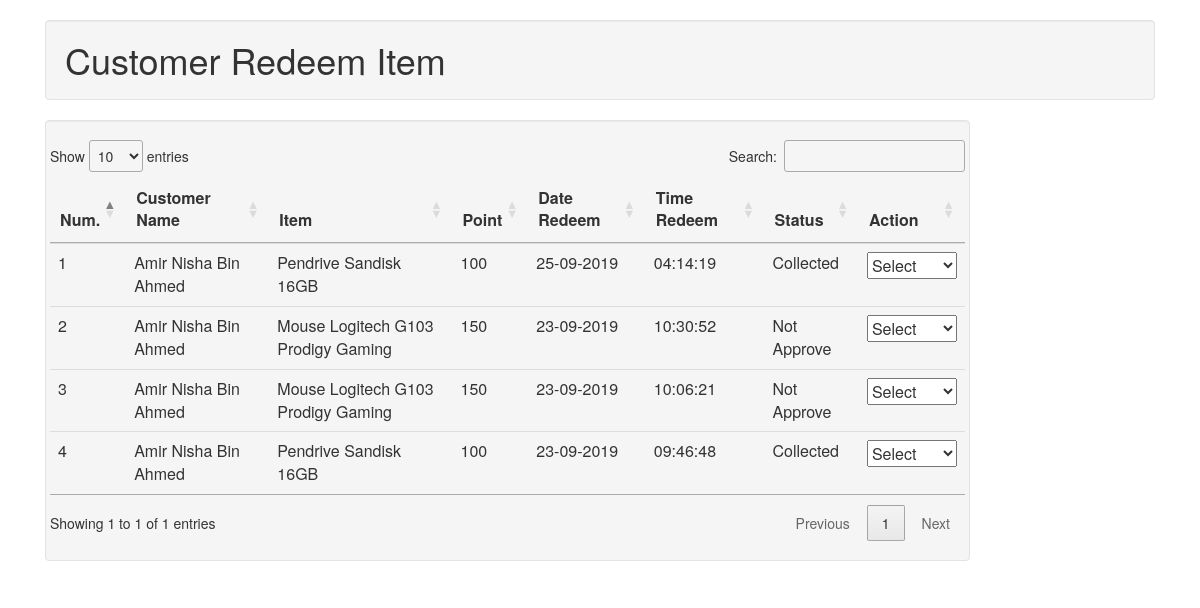
/collector/bekap/customerredeemitem.php (signed in), run on the app's committed database.
### tables this page shows
CREATE TABLE `historyredeem` (
  `id` int(11) NOT NULL,
  `ic_cus` varchar(1000) NOT NULL,
  `item` varchar(1000) NOT NULL,
  `point` varchar(1000) NOT NULL,
  `date` varchar(1000) NOT NULL,
  `time` varchar(1000) NOT NULL,
  `status` varchar(1000) NOT NULL
);

CREATE TABLE `costumer` (
  `costumer_id` int(10) NOT NULL,
  `costumer_type` varchar(50) NOT NULL,
  `costumer_name` varchar(1000) NOT NULL,
  `costumer_ic` varchar(50) NOT NULL,
  `costumer_contact` varchar(50) NOT NULL,
  `costumer_address` longtext NOT NULL,
  `costumer_daerah` text NOT NULL,
  `costumer_job` varchar(100) NOT NULL
);

### collector/bekap/customerredeemitem.php (the view, shortened to what this page needs)
<?php
	include("database/db_conection.php");
	?>
<html>
<head>
<link rel="stylesheet" type="text/css" media="screen"  href="https://cdn.datatables.net/1.10.19/css/jquery.dataTables.min.css">
<link rel="stylesheet" type="text/css" href="https://cdnjs.cloudflare.com/ajax/libs/twitter-bootstrap/4.1.3/css/bootstrap.css">
<link rel="stylesheet" type="text/css" href="https://cdn.datatables.net/1.10.19/css/dataTables.bootstrap4.min.css">
</head>
<body>
<link href="//maxcdn.bootstrapcdn.com/bootstrap/3.3.0/css/bootstrap.min.css" rel="stylesheet" id="bootstrap-css">
<div class="container">
	  <h1 class="well">Customer Redeem Item</h1>
		<div class="col-lg-10 well">
	<div class="row">
		<table id="example" class="table">
		<thead>
		<tr>
		<th>Num.</th>
		<th>Customer Name</th>
		<th>Item</th>
		<th>Point</th>
		<th>Date Redeem</th>
		<th>Time Redeem</th>
		<th>Status</th>
		<th>Action</th>
		</tr>
		</thead>
		<?PHP
		$num=1;
		$hsn=mysqli_query($dbcon,"select * from historyredeem order by id DESC");
		while($jhs=mysqli_fetch_array($hsn)){
			$status=$jhs['status'];
			$icx=$jhs['ic_cus'];
			$hsn2=mysqli_query($dbcon,"select * from costumer where costumer_ic='$icx'");
		    $jhs2=mysqli_fetch_array($hsn2);
		?>
		<tbody>
		<tr>
		<td><?PHP echo $num++;?></td>
			<td><?PHP echo $jhs2['costumer_name'];?></td>
		<td><?PHP echo $jhs['item'];?></td>
		<td><?PHP echo $jhs['point'];?></td>
		<td><?PHP echo $jhs['date'];?></td>
		<td><?PHP echo $jhs['time'];?></td>
		<td>
		<?PHP
		if($status=='0'){
			?>
			Not Approve
			<?PHP
		}
		else
		{
		?>
		<?PHP
		}
		?>
			<?PHP
		if($status=='2'){
			?>
Collected
<?PHP
		}
		else
		{
		?>
		<?PHP
		}
		?>
		</td>
		<td>
 <form method="POST"><select name="check" onchange="this.form.submit()">
	<option value="">Select</option>
	</select>
</form>
		</td>
		</tr>
		</tbody>
		<?PHP
		}
		?>
		</table>
				</div>
	</div>
	</div>
	</body>
</html>

### data on the page
historyredeem: costumer.costumer_name "Amir Nisha Bin Ahmed", item "Pendrive Sandisk 16GB", point "100", date "25-09-2019", time "04:14:19", status "Collected"
historyredeem: costumer.costumer_name "Amir Nisha Bin Ahmed", item "Mouse Logitech G103 Prodigy Gaming", point "150", date "23-09-2019", time "10:30:52", status "Not Approve"
historyredeem: costumer.costumer_name "Amir Nisha Bin Ahmed", item "Mouse Logitech G103 Prodigy Gaming", point "150", date "23-09-2019", time "10:06:21", status "Not Approve"
historyredeem: costumer.costumer_name "Amir Nisha Bin Ahmed", item "Pendrive Sandisk 16GB", point "100", date "23-09-2019", time "09:46:48", status "Collected"
